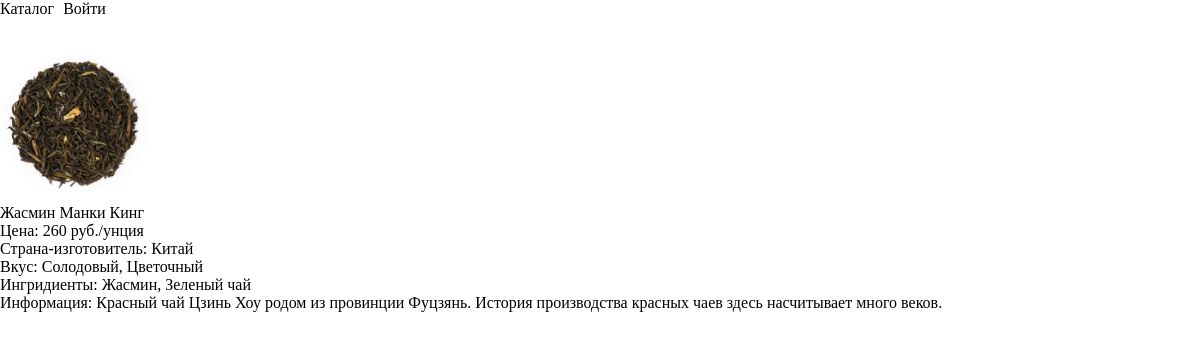
The page /tovar.php?id=3 on the database its author committed.
### tables this page shows
CREATE TABLE `tea` (
  `id_tea` int NOT NULL,
  `name` varchar(100) NOT NULL,
  `price` int DEFAULT NULL,
  `img` varchar(255) NOT NULL,
  `contry` varchar(100) DEFAULT NULL,
  `part` int NOT NULL,
  `vkus` varchar(100) DEFAULT NULL,
  `ingr` varchar(100) DEFAULT NULL,
  `main_note` varchar(100) DEFAULT NULL,
  `info` varchar(255) DEFAULT NULL
);

### tovar.php (called while the page is built)
<?php
    include('basis/session.php');
    include('basis/header.php');
    include('content/tovar.php');
    include('basis/footer.php');
?>

### content/tovar.php (the view, shortened to what this page needs)
<?php
$id = $_GET['id'];
    $push = "select * from tea where id_tea=".$id."";
    $tovar = mysqli_query($db, $push);
    $row = mysqli_fetch_array($tovar)
?>
<div>
<img class="img_tovar" src="img/tea/<?php echo $row['img']; ?>" alt="">
    <p ><?php echo $row['name']; ?></p>
    <p >Цена: <?php echo $row['price']; ?> руб./унция</p>
    <p > Страна-изготовитель: <?php echo $row['contry']; ?></p>
    <p > Вкус: <?php echo $row['vkus']; ?></p>
    <?php if($row['ingr'] != ""){ ?>
        <p > Ингридиенты: <?php echo $row['ingr']; ?></p>
    <?php } ?>
    <p > Информация: <?php echo $row['info']; ?></p>
</div>

### css/style.css (style rules this page uses)
body { width: 100%; height: 100%; margin: 0; }
.img_tovar { width: 150px; }
p { margin: 0; padding: 0; }

### rows shown on the page
tea: img (picture), name "Жасмин Манки Кинг", price "260", contry "Китай", vkus "Солодовый, Цветочный", ingr "Жасмин, Зеленый чай", info "Красный чай Цзинь Хоу родом из провинции Фуцзянь. История производства красных чаев здесь насчитывает много веков."
